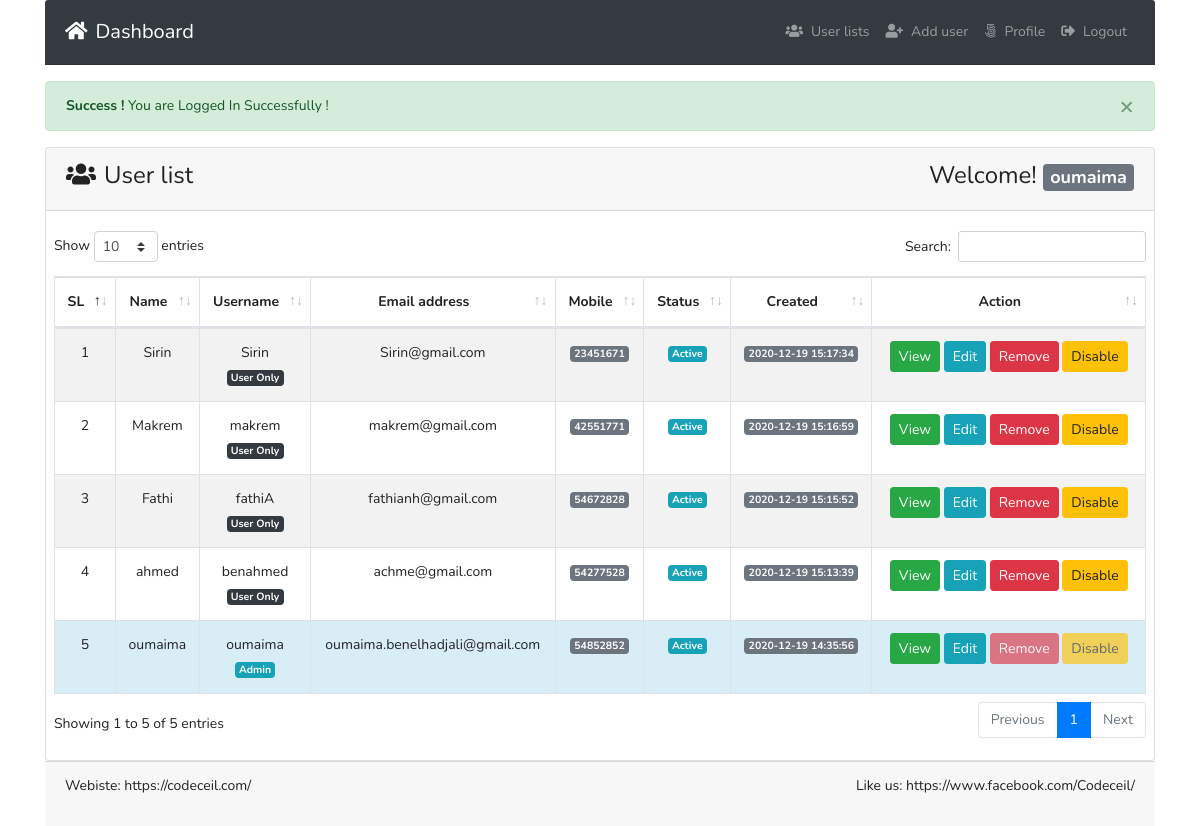
The app's page /index.php (signed in) with its own data.
### tables this page shows
CREATE TABLE IF NOT EXISTS `tbl_users` (
  `id` int(11) NOT NULL AUTO_INCREMENT,
  `name` varchar(255) DEFAULT NULL,
  `username` varchar(255) DEFAULT NULL,
  `email` varchar(255) DEFAULT NULL,
  `password` varchar(255) DEFAULT NULL,
  `mobile` varchar(25) DEFAULT NULL,
  `roleid` tinyint(4) DEFAULT NULL,
  `isActive` tinyint(4) DEFAULT '0',
  `created_at` timestamp NOT NULL DEFAULT CURRENT_TIMESTAMP,
  `updated_at` timestamp NOT NULL DEFAULT CURRENT_TIMESTAMP,
  PRIMARY KEY (`id`)
);

### lib/Session.php (called while the page is built, shortened)
<?php
class Session{
  public static function get($key){
    if (isset($_SESSION[$key])) {
      return $_SESSION[$key];
    }else{
      return false;
    }
  }
}

### classes/Users.php (called while the page is built, shortened)
<?php
include 'lib/Database.php';
include_once 'lib/Session.php';
class Users{
  private $db;
  public function __construct(){
    $this->db = new Database();
  }
   public function formatDate($date){
      $strtime = strtotime($date);
    return date('Y-m-d H:i:s', $strtime);
   }
  public function selectAllUserData(){
    $sql = "SELECT * FROM tbl_users ORDER BY id DESC";
    $stmt = $this->db->pdo->prepare($sql);
    $stmt->execute();
    return $stmt->fetchAll(PDO::FETCH_OBJ);
  }
}

### lib/Database.php (called while the page is built, shortened)
<?php
class  Database{
  public $pdo;
  public function __construct(){
    if (!isset($this->pdo)) {
      try {
        $link = new PDO('mysql:host='.DB_HOST.'; dbname='.DB_NAME, DB_USER, DB_PASS);
        $link->setAttribute(PDO::ATTR_ERRMODE, PDO::ERRMODE_EXCEPTION);
        $link->exec("SET CHARACTER SET utf8");
        $this->pdo  =  $link;
      } catch (PDOException $e) {
        die("Connection error...".$e->getMessage());
      }
    }
  }
}

### index.php (the view, shortened to what this page needs)
<?php
include 'inc/header.php';
$logMsg = Session::get('logMsg');
if (isset($logMsg)) {
  echo $logMsg;
}
?>
      <div class="card ">
        <div class="card-header">
          <h3><i class="fas fa-users mr-2"></i>User list <span class="float-right">Welcome! <strong>
            <span class="badge badge-lg badge-secondary text-white">
<?php
$username = Session::get('username');
if (isset($username)) {
  echo $username;
}
 ?></span>
          </strong></span></h3>
        </div>
        <div class="card-body pr-2 pl-2">
          <table id="example" class="table table-striped table-bordered" style="width:100%">
                  <thead>
                    <tr>
                      <th  class="text-center">SL</th>
                      <th  class="text-center">Name</th>
                      <th  class="text-center">Username</th>
                      <th  class="text-center">Email address</th>
                      <th  class="text-center">Mobile</th>
                      <th  class="text-center">Status</th>
                      <th  class="text-center">Created</th>
                      <th  width='25%' class="text-center">Action</th>
                    </tr>
                  </thead>
                  <tbody>
                    <?php
                      $allUser = $users->selectAllUserData();
                      if ($allUser) {
                        $i = 0;
                        foreach ($allUser as  $value) {
                          $i++;
                     ?>
                      <tr class="text-center"
                      <?php if (Session::get("id") == $value->id) {
                        echo "style='background:#d9edf7' ";
                      } ?>
                      >
                        <td><?php echo $i; ?></td>
                        <td><?php echo $value->name; ?></td>
                        <td><?php echo $value->username; ?> <br>
                          <?php if ($value->roleid  == '1'){
                          echo "<span class='badge badge-lg badge-info text-white'>Admin</span>";
                        } elseif ($value->roleid == '2') {
                          echo "<span class='badge badge-lg badge-dark text-white'>Editor</span>";
                        }elseif ($value->roleid == '3') {
                            echo "<span class='badge badge-lg badge-dark text-white'>User Only</span>";
                        } ?></td>
                        <td><?php echo $value->email; ?></td>
                        <td><span class="badge badge-lg badge-secondary text-white"><?php echo $value->mobile; ?></span></td>
                        <td>
                          <?php if ($value->isActive == '0') { ?>
                          <span class="badge badge-lg badge-info text-white">Active</span>
                        <?php }else{ ?>
                    <span class="badge badge-lg badge-danger text-white">Deactive</span>
                        <?php } ?>
                        </td>
                        <td><span class="badge badge-lg badge-secondary text-white"><?php echo $users->formatDate($value->created_at);  ?></span></td>
                        <td>
                          <?php if ( Session::get("roleid") == '1') {?>
                            <a class="btn btn-success btn-sm
                            " href="profile.php?id=<?php echo $value->id;?>">View</a>
                            <a class="btn btn-info btn-sm " href="profile.php?id=<?php echo $value->id;?>">Edit</a>
                            <a onclick="return confirm('Are you sure To Delete ?')" class="btn btn-danger
                    <?php if (Session::get("id") == $value->id) {
                      echo "disabled";
                    } ?>
                             btn-sm " href="?remove=<?php echo $value->id;?>">Remove</a>
                             <?php if ($value->isActive == '0') {  ?>
                               <a onclick="return confirm('Are you sure To Deactive ?')" class="btn btn-warning
                       <?php if (Session::get("id") == $value->id) {
                         echo "disabled";
                       } ?>
                                btn-sm " href="?deactive=<?php echo $value->id;?>">Disable</a>
                             <?php } ?>
                        <?php  }elseif(Session::get("id") == $value->id  && Session::get("roleid") == '2'){ ?>
                          <a class="btn btn-success btn-sm " href="profile.php?id=<?php echo $value->id;?>">View</a>
                          <a class="btn btn-info btn-sm " href="profile.php?id=<?php echo $value->id;?>">Edit</a>
                        <?php }elseif(Session::get("id") == $value->id  && Session::get("roleid") == '3'){ ?>
                          <a class="btn btn-success btn-sm " href="profile.php?id=<?php echo $value->id;?>">View</a>
                          <a class="btn btn-info btn-sm " href="profile.php?id=<?php echo $value->id;?>">Edit</a>
                        <?php } ?>
                        </td>
                      </tr>
                    <?php }}else{ ?>
                      <tr class="text-center">
                      <td>No user availabe now !</td>
                    </tr>
                    <?php } ?>
                  </tbody>
              </table>
        </div>
      </div>
  <?php
  include 'inc/footer.php';
  ?>

### inc/header.php (shortened to what this page needs)
<?php
$filepath = realpath(dirname(__FILE__));
include_once $filepath."/../lib/Session.php";
$users = new Users();
?>
<!DOCTYPE html>
<html lang="en" dir="ltr">
  <head>
    <link rel="stylesheet" href="assets/bootstrap.min.css">
    <link href="https://use.fontawesome.com/releases/v5.0.4/css/all.css" rel="stylesheet">
    <link rel="stylesheet" href="assets/dataTables.bootstrap4.min.css">
    <link rel="stylesheet" href="assets/style.css">
  </head>
  <body>
    <div class="container">
      <nav class="navbar navbar-expand-md navbar-dark bg-dark card-header">
        <a class="navbar-brand" href="index.php"><i class="fas fa-home mr-2"></i>Dashboard</a>
        <div class="collapse navbar-collapse" id="navbarsExampleDefault">
          <ul class="navbar-nav ml-auto">
          <?php if (Session::get('id') == TRUE) { ?>
            <?php if (Session::get('roleid') == '1') { ?>
              <li class="nav-item">
                  <a class="nav-link" href="index.php"><i class="fas fa-users mr-2"></i>User lists </span></a>
              </li>
              <li class="nav-item
              <?php
                          $path = $_SERVER['SCRIPT_FILENAME'];
                          $current = basename($path, '.php');
                          if ($current == 'addUser') {
                            echo " active ";
                          }
                         ?>">
                <a class="nav-link" href="addUser.php"><i class="fas fa-user-plus mr-2"></i>Add user </span></a>
              </li>
            <?php  } ?>
            <li class="nav-item
            <?php
      				$path = $_SERVER['SCRIPT_FILENAME'];
      				$current = basename($path, '.php');
      				if ($current == 'profile') {
      					echo "active ";
      				}
      			 ?>
            ">
              <a class="nav-link" href="profile.php?id=<?php echo Session::get("id"); ?>"><i class="fab fa-500px mr-2"></i>Profile <span class="sr-only">(current)</span></a>
            </li>
            <li class="nav-item">
              <a class="nav-link" href="?action=logout"><i class="fas fa-sign-out-alt mr-2"></i>Logout</a>
            </li>
          <?php } ?>
          </ul>
        </div>
      </nav>

### inc/footer.php (shortened to what this page needs)
<div class="well card-footer">
  <p>Webiste: https://codeceil.com/
      <span class="float-right">Like us: https://www.facebook.com/Codeceil/</span>
  </p>
</div>
  </body>
</html>

### assets/style.css (style rules this page uses)
body { line-height: 24px; font-size: 14px; font-style: normal; font-weight: normal; visibility: visible; font-family: 'Nunito', sans-serif; color: #222; }
h1, h2, h3, h4, h5, h6 { color: #222; font-family: 'Nunito', sans-serif; font-weight: 400; margin-top: 0; }
h3 { font-size: 24px; line-height: 30px; }

### records on screen
tbl_users: name "Sirin", username "Sirin", shows "User Only", email "Sirin@gmail.com", mobile "23451671", isActive "Active", created_at "2020-12-19 15:17:34"
tbl_users: name "Makrem", username "makrem", shows "User Only", email "makrem@gmail.com", mobile "42551771", isActive "Active", created_at "2020-12-19 15:16:59"
tbl_users: name "Fathi", username "fathiA", shows "User Only", email "fathianh@gmail.com", mobile "54672828", isActive "Active", created_at "2020-12-19 15:15:52"
tbl_users: name "ahmed", username "benahmed", shows "User Only", email "achme@gmail.com", mobile "54277528", isActive "Active", created_at "2020-12-19 15:13:39"
tbl_users: name "oumaima", username "oumaima", shows "Admin", email "oumaima.benelhadjali@gmail.com", mobile "54852852", isActive "Active", created_at "2020-12-19 14:35:56"

### other values on screen
$logMsg "× Success ! You are Logged In Successfully !"
$username "oumaima"
